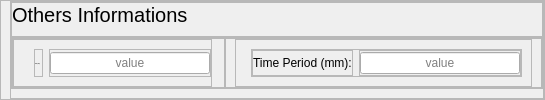
                  <widget class="QFrame" name="frame_187">
                   <property name="minimumSize">
                    <size>
                     <width>0</width>
                     <height>0</height>
                    </size>
                   </property>
                   <property name="maximumSize">
                    <size>
                     <width>16777215</width>
                     <height>100</height>
                    </size>
                   </property>
                   <property name="styleSheet">
                    <string notr="true"/>
                   </property>
                   <property name="frameShape">
                    <enum>QFrame::Shape::StyledPanel</enum>
                   </property>
                   <property name="frameShadow">
                    <enum>QFrame::Shadow::Raised</enum>
                   </property>
                   <layout class="QVBoxLayout" name="verticalLayout_80">
                    <property name="spacing">
                     <number>0</number>
                    </property>
                    <property name="leftMargin">
                     <number>9</number>
                    </property>
                    <property name="topMargin">
                     <number>0</number>
                    </property>
                    <property name="rightMargin">
                     <number>0</number>
                    </property>
                    <property name="bottomMargin">
                     <number>0</number>
                    </property>
                    <item>
                     <widget class="QFrame" name="frame_188">
                      <property name="frameShape">
                       <enum>QFrame::Shape::StyledPanel</enum>
                      </property>
                      <property name="frameShadow">
                       <enum>QFrame::Shadow::Raised</enum>
                      </property>
                      <layout class="QVBoxLayout" name="verticalLayout_118">
                       <property name="spacing">
                        <number>0</number>
                       </property>
                       <property name="leftMargin">
                        <number>0</number>
                       </property>
                       <property name="topMargin">
                        <number>0</number>
                       </property>
                       <property name="rightMargin">
                        <number>0</number>
                       </property>
                       <item>
                        <widget class="QFrame" name="frame_189">
                         <property name="minimumSize">
                          <size>
                           <width>0</width>
                           <height>35</height>
                          </size>
                         </property>
                         <property name="maximumSize">
                          <size>
                           <width>16777215</width>
                           <height>35</height>
                          </size>
                         </property>
                         <property name="frameShape">
                          <enum>QFrame::Shape::StyledPanel</enum>
                         </property>
                         <property name="frameShadow">
                          <enum>QFrame::Shadow::Raised</enum>
                         </property>
                         <layout class="QHBoxLayout" name="horizontalLayout_70">
                          <property name="spacing">
                           <number>0</number>
                          </property>
                          <property name="leftMargin">
                           <number>0</number>
                          </property>
                          <property name="topMargin">
                           <number>0</number>
                          </property>
                          <property name="rightMargin">
                           <number>0</number>
                          </property>
                          <property name="bottomMargin">
                           <number>0</number>
                          </property>
                          <item>
                           <widget class="QLabel" name="label_42">
                            <property name="minimumSize">
                             <size>
                              <width>0</width>
                              <height>35</height>
                             </size>
                            </property>
                            <property name="maximumSize">
                             <size>
                              <width>16777215</width>
                              <height>35</height>
                             </size>
                            </property>
                            <property name="styleSheet">
                             <string notr="true">QLabel {
    font-size: 20px; /* Tamanho da fonte */
	font-family: &quot;Yu Gothic UI Semibold&quot;; /* Família da fonte */
}
</string>
                            </property>
                            <property name="text">
                             <string>Others Informations</string>
                            </property>
                            <property name="alignment">
                             <set>Qt::AlignmentFlag::AlignLeading|Qt::AlignmentFlag::AlignLeft|Qt::AlignmentFlag::AlignTop</set>
                            </property>
                           </widget>
                          </item>
                         </layout>
                        </widget>
                       </item>
                       <item>
                        <widget class="QFrame" name="frame_190">
                         <property name="frameShape">
                          <enum>QFrame::Shape::StyledPanel</enum>
                         </property>
                         <property name="frameShadow">
                          <enum>QFrame::Shadow::Raised</enum>
                         </property>
                         <layout class="QHBoxLayout" name="horizontalLayout_71">
                          <property name="spacing">
                           <number>0</number>
                          </property>
                          <property name="leftMargin">
                           <number>0</number>
                          </property>
                          <property name="topMargin">
                           <number>0</number>
                          </property>
                          <property name="rightMargin">
                           <number>0</number>
                          </property>
                          <property name="bottomMargin">
                           <number>0</number>
                          </property>
                          <item>
                           <widget class="QFrame" name="frame_191">
                            <property name="frameShape">
                             <enum>QFrame::Shape::StyledPanel</enum>
                            </property>
                            <property name="frameShadow">
                             <enum>QFrame::Shadow::Raised</enum>
                            </property>
                            <layout class="QVBoxLayout" name="verticalLayout_119">
                             <property name="spacing">
                              <number>0</number>
                             </property>
                             <property name="leftMargin">
                              <number>0</number>
                             </property>
                             <property name="topMargin">
                              <number>0</number>
                             </property>
                             <property name="rightMargin">
                              <number>12</number>
                             </property>
                             <property name="bottomMargin">
                              <number>0</number>
                             </property>
                             <item>
                              <widget class="QFrame" name="frame_192">
                               <property name="frameShape">
                                <enum>QFrame::Shape::StyledPanel</enum>
                               </property>
                               <property name="frameShadow">
                                <enum>QFrame::Shadow::Raised</enum>
                               </property>
                               <layout class="QHBoxLayout" name="horizontalLayout_72">
                                <property name="leftMargin">
                                 <number>20</number>
                                </property>
                                <property name="rightMargin">
                                 <number>0</number>
                                </property>
                                <item>
                                 <widget class="QFrame" name="frame_193">
                                  <property name="sizePolicy">
                                   <sizepolicy hsizetype="MinimumExpanding" vsizetype="Preferred">
                                    <horstretch>0</horstretch>
                                    <verstretch>0</verstretch>
                                   </sizepolicy>
                                  </property>
                                  <property name="maximumSize">
                                   <size>
                                    <width>140</width>
                                    <height>16777215</height>
                                   </size>
                                  </property>
                                  <property name="frameShape">
                                   <enum>QFrame::Shape::StyledPanel</enum>
                                  </property>
                                  <property name="frameShadow">
                                   <enum>QFrame::Shadow::Raised</enum>
                                  </property>
                                  <layout class="QVBoxLayout" name="verticalLayout_120">
                                   <property name="spacing">
                                    <number>7</number>
                                   </property>
                                   <property name="leftMargin">
                                    <number>0</number>
                                   </property>
                                   <property name="topMargin">
                                    <number>0</number>
                                   </property>
                                   <property name="rightMargin">
                                    <number>0</number>
                                   </property>
                                   <property name="bottomMargin">
                                    <number>0</number>
                                   </property>
                                   <item>
                                    <widget class="QLabel" name="label_168">
                                     <property name="minimumSize">
                                      <size>
                                       <width>0</width>
                                       <height>18</height>
                                      </size>
                                     </property>
                                     <property name="maximumSize">
                                      <size>
                                       <width>16777215</width>
                                       <height>18</height>
                                      </size>
                                     </property>
                                     <property name="font">
                                      <font>
                                       <family>Yu Gothic UI Semilight</family>
                                       <pointsize>-1</pointsize>
                                      </font>
                                     </property>
                                     <property name="styleSheet">
                                      <string notr="true"/>
                                     </property>
                                     <property name="text">
                                      <string>Feed (mm):</string>
                                     </property>
                                    </widget>
                                   </item>
                                  </layout>
                                 </widget>
                                </item>
                                <item>
                                 <widget class="QFrame" name="frame_194">
                                  <property name="sizePolicy">
                                   <sizepolicy hsizetype="MinimumExpanding" vsizetype="Preferred">
                                    <horstretch>0</horstretch>
                                    <verstretch>0</verstretch>
                                   </sizepolicy>
                                  </property>
                                  <property name="layoutDirection">
                                   <enum>Qt::LayoutDirection::RightToLeft</enum>
                                  </property>
                                  <property name="frameShape">
                                   <enum>QFrame::Shape::StyledPanel</enum>
                                  </property>
                                  <property name="frameShadow">
                                   <enum>QFrame::Shadow::Raised</enum>
                                  </property>
                                  <layout class="QVBoxLayout" name="verticalLayout_121">
                                   <property name="spacing">
                                    <number>7</number>
                                   </property>
                                   <property name="leftMargin">
                                    <number>0</number>
                                   </property>
                                   <property name="topMargin">
                                    <number>0</number>
                                   </property>
                                   <property name="rightMargin">
                                    <number>0</number>
                                   </property>
                                   <property name="bottomMargin">
                                    <number>0</number>
                                   </property>
                                   <item>
                                    <widget class="QLineEdit" name="feed">
                                     <property name="minimumSize">
                                      <size>
                                       <width>160</width>
                                       <height>18</height>
                                      </size>
                                     </property>
                                     <property name="maximumSize">
                                      <size>
                                       <width>180</width>
                                       <height>16777215</height>
                                      </size>
                                     </property>
                                     <property name="text">
                                      <string/>
                                     </property>
                                     <property name="alignment">
                                      <set>Qt::AlignmentFlag::AlignCenter</set>
                                     </property>
                                     <property name="placeholderText">
                                      <string>value</string>
                                     </property>
                                    </widget>
                                   </item>
                                  </layout>
                                 </widget>
                                </item>
                               </layout>
                              </widget>
                             </item>
                            </layout>
                           </widget>
                          </item>
                          <item>
                           <widget class="QFrame" name="frame_195">
                            <property name="frameShape">
                             <enum>QFrame::Shape::StyledPanel</enum>
                            </property>
                            <property name="frameShadow">
                             <enum>QFrame::Shadow::Raised</enum>
                            </property>
                            <layout class="QVBoxLayout" name="verticalLayout_122">
                             <property name="spacing">
                              <number>0</number>
                             </property>
                             <property name="topMargin">
                              <number>0</number>
                             </property>
                             <property name="bottomMargin">
                              <number>0</number>
                             </property>
                             <item>
                              <widget class="QFrame" name="frame_196">
                               <property name="frameShape">
                                <enum>QFrame::Shape::StyledPanel</enum>
                               </property>
                               <property name="frameShadow">
                                <enum>QFrame::Shadow::Raised</enum>
                               </property>
                               <layout class="QHBoxLayout" name="horizontalLayout_73">
                                <property name="spacing">
                                 <number>20</number>
                                </property>
                                <property name="leftMargin">
                                 <number>15</number>
                                </property>
                                <item>
                                 <widget class="QFrame" name="frame_197">
                                  <property name="frameShape">
                                   <enum>QFrame::Shape::StyledPanel</enum>
                                  </property>
                                  <property name="frameShadow">
                                   <enum>QFrame::Shadow::Raised</enum>
                                  </property>
                                  <layout class="QHBoxLayout" name="horizontalLayout_74">
                                   <property name="spacing">
                                    <number>6</number>
                                   </property>
                                   <property name="leftMargin">
                                    <number>0</number>
                                   </property>
                                   <property name="topMargin">
                                    <number>0</number>
                                   </property>
                                   <property name="rightMargin">
                                    <number>0</number>
                                   </property>
                                   <property name="bottomMargin">
                                    <number>0</number>
                                   </property>
                                   <item>
                                    <widget class="QFrame" name="frame_198">
                                     <property name="sizePolicy">
                                      <sizepolicy hsizetype="MinimumExpanding" vsizetype="Preferred">
                                       <horstretch>0</horstretch>
                                       <verstretch>0</verstretch>
                                      </sizepolicy>
                                     </property>
                                     <property name="maximumSize">
                                      <size>
                                       <width>140</width>
                                       <height>16777215</height>
                                      </size>
                                     </property>
                                     <property name="frameShape">
                                      <enum>QFrame::Shape::StyledPanel</enum>
                                     </property>
                                     <property name="frameShadow">
                                      <enum>QFrame::Shadow::Raised</enum>
                                     </property>
                                     <layout class="QVBoxLayout" name="verticalLayout_123">
                                      <property name="spacing">
                                       <number>7</number>
                                      </property>
                                      <property name="leftMargin">
                                       <number>0</number>
                                      </property>
                                      <property name="topMargin">
                                       <number>0</number>
                                      </property>
                                      <property name="rightMargin">
                                       <number>0</number>
                                      </property>
                                      <property name="bottomMargin">
                                       <number>0</number>
                                      </property>
                                      <item>
                                       <widget class="QLabel" name="label_12">
                                        <property name="text">
                                         <string>Time Period (mm):</string>
                                        </property>
                                       </widget>
                                      </item>
                                     </layout>
                                    </widget>
                                   </item>
                                   <item>
                                    <widget class="QFrame" name="frame_199">
                                     <property name="sizePolicy">
                                      <sizepolicy hsizetype="MinimumExpanding" vsizetype="Preferred">
                                       <horstretch>0</horstretch>
                                       <verstretch>0</verstretch>
                                      </sizepolicy>
                                     </property>
                                     <property name="layoutDirection">
                                      <enum>Qt::LayoutDirection::RightToLeft</enum>
                                     </property>
                                     <property name="frameShape">
                                      <enum>QFrame::Shape::StyledPanel</enum>
                                     </property>
                                     <property name="frameShadow">
                                      <enum>QFrame::Shadow::Raised</enum>
                                     </property>
                                     <layout class="QVBoxLayout" name="verticalLayout_124">
                                      <property name="spacing">
                                       <number>7</number>
                                      </property>
                                      <property name="leftMargin">
                                       <number>0</number>
                                      </property>
                                      <property name="topMargin">
                                       <number>0</number>
                                      </property>
                                      <property name="rightMargin">
                                       <number>0</number>
                                      </property>
                                      <property name="bottomMargin">
                                       <number>0</number>
                                      </property>
                                      <item>
                                       <widget class="QLineEdit" name="timePeriod">
                                        <property name="minimumSize">
                                         <size>
                                          <width>160</width>
                                          <height>18</height>
                                         </size>
                                        </property>
                                        <property name="maximumSize">
                                         <size>
                                          <width>180</width>
                                          <height>16777215</height>
                                         </size>
                                        </property>
                                        <property name="text">
                                         <string/>
                                        </property>
                                        <property name="alignment">
                                         <set>Qt::AlignmentFlag::AlignCenter</set>
                                        </property>
                                        <property name="placeholderText">
                                         <string>value</string>
                                        </property>
                                       </widget>
                                      </item>
                                     </layout>
                                    </widget>
                                   </item>
                                  </layout>
                                 </widget>
                                </item>
                               </layout>
                              </widget>
                             </item>
                            </layout>
                           </widget>
                          </item>
                         </layout>
                        </widget>
                       </item>
                      </layout>
                     </widget>
                    </item>
                   </layout>
                  </widget>
